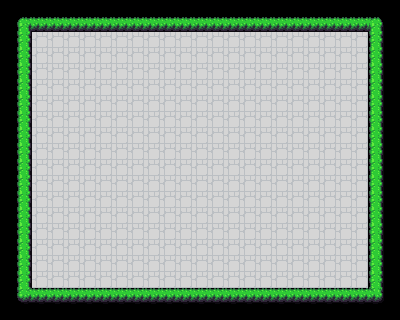

Rendered tile map (Tiled .tmx) drawn with the repository's tilesets; below, a short description and the map source with its tile grids summarised:
An orthogonal 25x20 tile map with 16x16 px tiles, 2 tile layers (Walls, Background).

<map version="1.4" tiledversion="1.4.2" orientation="orthogonal" renderorder="right-down" width="25" height="20" tilewidth="16" tileheight="16" infinite="0" nextlayerid="3" nextobjectid="1">
 <tileset firstgid="1" source="../tsx_files/Overworld.tsx" />
 <layer id="1" name="Walls" width="25" height="20">
  <data>[500 cells, 78 non-empty, 7 distinct tile ids]</data>
 </layer>
 <layer id="2" name="Background" width="25" height="20">
  <data>[500 cells, 336 non-empty, 1 distinct tile ids]</data>
 </layer>
</map>
